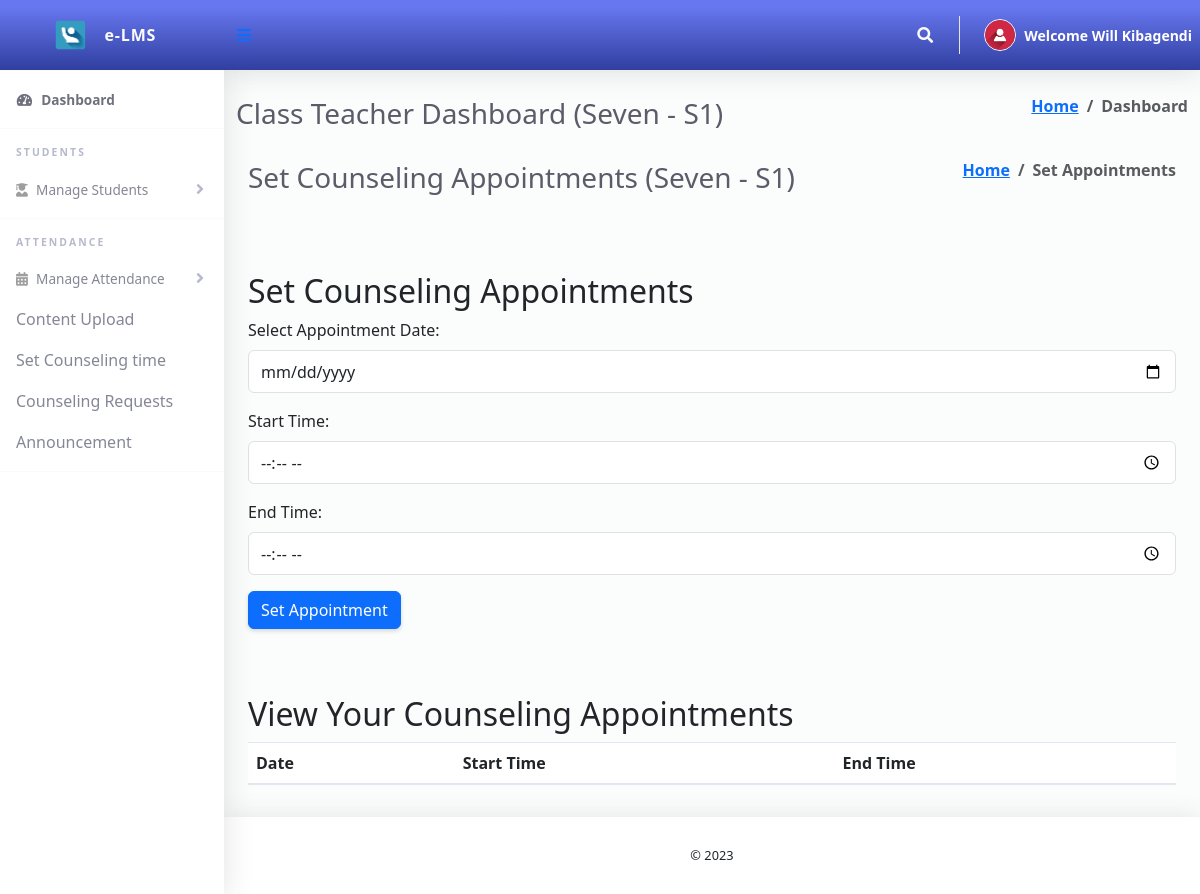
The app's page /AMS/ClassTeacher/setAppointment.php (signed in) with its own data.
### tables this page shows
CREATE TABLE `tblclassteacher` (
  `Id` int(10) NOT NULL,
  `firstName` varchar(255) NOT NULL,
  `lastName` varchar(255) NOT NULL,
  `emailAddress` varchar(255) NOT NULL,
  `password` varchar(255) NOT NULL,
  `phoneNo` varchar(50) NOT NULL,
  `classId` varchar(10) NOT NULL,
  `classArmId` varchar(10) NOT NULL,
  `dateCreated` varchar(50) NOT NULL
);

CREATE TABLE `tblclassarms` (
  `Id` int(10) NOT NULL,
  `classId` varchar(10) NOT NULL,
  `classArmName` varchar(255) NOT NULL,
  `isAssigned` varchar(10) NOT NULL
);

CREATE TABLE `tblclass` (
  `Id` int(10) NOT NULL,
  `className` varchar(255) NOT NULL
);

### AMS/ClassTeacher/setAppointment.php (the view, shortened to what this page needs)
<?php
include '../Includes/dbcon.php';
    $query = "SELECT tblclass.className,tblclassarms.classArmName
    FROM tblclassteacher
    INNER JOIN tblclass ON tblclass.Id = tblclassteacher.classId
    INNER JOIN tblclassarms ON tblclassarms.Id = tblclassteacher.classArmId
    Where tblclassteacher.Id = '$_SESSION[userId]'";
$rs = $conn->query($query);
$rrw = $rs->fetch_assoc();
?>
<!DOCTYPE html>
<html lang="en">
<head>
  <link href="../vendor/fontawesome-free/css/all.min.css" rel="stylesheet" type="text/css">
  <link href="../vendor/bootstrap/css/bootstrap.min.css" rel="stylesheet" type="text/css">
  <link href="css/ruang-admin.min.css" rel="stylesheet">
  <link rel="stylesheet" href="https://cdn.jsdelivr.net/npm/bootstrap@5.3.0/dist/css/bootstrap.min.css">
</head>
<body id="page-top">
  <div id="wrapper">
   <?php include "Includes/sidebar.php";?>
    <div id="content-wrapper" class="d-flex flex-column">
      <div id="content">
           <?php include "Includes/topbar.php";?>
        <div class="container-fluid" id="container-wrapper">
          <div class="d-sm-flex align-items-center justify-content-between mb-4">
            <h1 class="h3 mb-0 text-gray-800">Class Teacher Dashboard (<?php echo $rrw['className'].' - '.$rrw['classArmName'];?>)</h1>
            <ol class="breadcrumb">
              <li class="breadcrumb-item"><a href="./">Home</a></li>
              <li class="breadcrumb-item active" aria-current="page">Dashboard</li>
            </ol>
          </div>
    <div class="container-fluid" id="container-wrapper">
    <div class="d-sm-flex align-items-center justify-content-between mb-4">
        <h1 class="h3 mb-0 text-gray-800">Set Counseling Appointments (<?php echo $rrw['className'].' - '.$rrw['classArmName'];?>)</h1>
        <ol class="breadcrumb">
            <li class="breadcrumb-item"><a href="./">Home</a></li>
            <li class="breadcrumb-item active" aria-current="page">Set Appointments</li>
        </ol>
    </div>
    <div class="row mb-3">
        <div class="container">
            <h2>Set Counseling Appointments</h2>
            <form action="process_appointment.php" method="post">
                <div class="mb-3">
                    <label for="appointment-date">Select Appointment Date:</label>
                    <input type="date" class="form-control" name="appointment-date" required>
                </div>
                <div class="mb-3">
                    <label for="start-time">Start Time:</label>
                    <input type="time" class="form-control" name="start-time" required>
                </div>
                <div class="mb-3">
                    <label for="end-time">End Time:</label>
                    <input type="time" class="form-control" name="end-time" required>
                </div>
                <button type="submit" class="btn btn-primary">Set Appointment</button>
            </form>
        </div>
    </div>
        <div class="row mb-3">
        <div class="container">
            <h2>View Your Counseling Appointments</h2>
            <table class="table">
                <thead>
                    <tr>
                        <th>Date</th>
                        <th>Start Time</th>
                        <th>End Time</th>
                    </tr>
                </thead>
              </table>
          </div>
      </div>
      </div>
    </div>
    <?php include 'includes/footer.php';?>
  </div>
</body>
</html>

### AMS/ClassTeacher/Includes/topbar.php (shortened to what this page needs)
<?php
  $query = "SELECT * FROM tblclassteacher WHERE Id = ".$_SESSION['userId']."";
  $rs = $conn->query($query);
  $rows = $rs->fetch_assoc();
  $fullName = $rows['firstName']." ".$rows['lastName'];;
?>
<nav class="navbar navbar-expand navbar-light bg-gradient-primary topbar mb-4 static-top">
          <button id="sidebarToggleTop" class="btn btn-link rounded-circle mr-3">
            <i class="fa fa-bars"></i>
          </button>
          <ul class="navbar-nav ml-auto">
            <li class="nav-item dropdown no-arrow">
              <a class="nav-link dropdown-toggle" href="#" id="searchDropdown" role="button" data-toggle="dropdown"
                aria-haspopup="true" aria-expanded="false">
                <i class="fas fa-search fa-fw"></i>
              </a>
            </li>
            <li class="nav-item dropdown no-arrow">
              <a class="nav-link dropdown-toggle" href="#" id="userDropdown" role="button" data-toggle="dropdown"
                aria-haspopup="true" aria-expanded="false">
                <img class="img-profile rounded-circle" src="img/user-icn.png" style="max-width: 60px">
                <span class="ml-2 d-none d-lg-inline text-white small"><b>Welcome <?php echo $fullName;?></b></span>
              </a>
            </li>
          </ul>
        </nav>

### AMS/ClassTeacher/setAppointment.php (style rules this page uses)
body { background-color: #f8f9fa; }
.container { margin-top: 50px; }

### records on screen
tblclassteacher: fullName "Will Kibagendi"
tblclassarms: classId.className "Seven", classArmName "S1"
